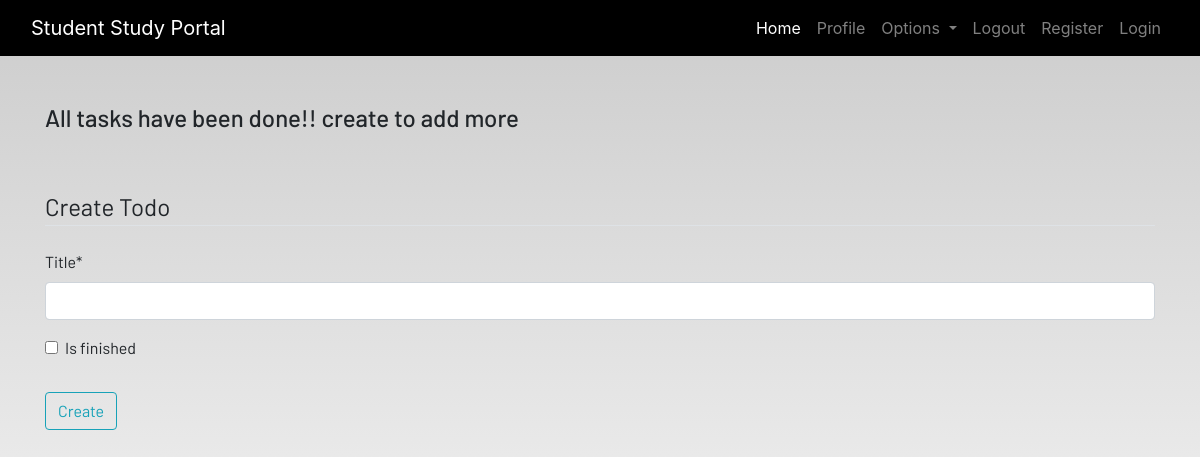
Page /todo (signed in) on the earlier database version.
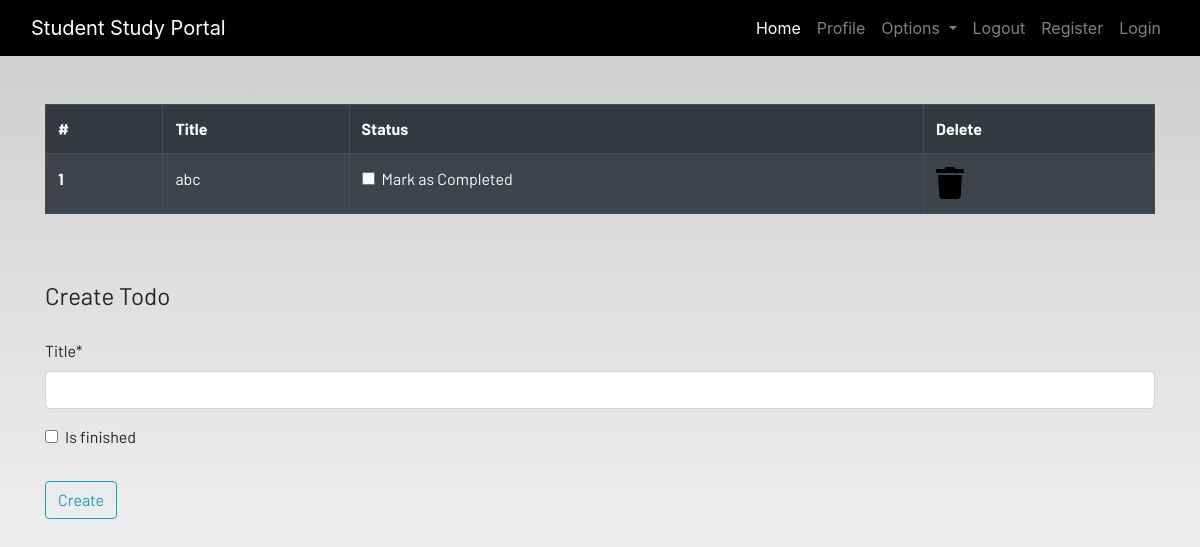
Same page on the later database version.
### myApp/models.py (models this page shows, shortened)
class Todo(models.Model):
    user = models.ForeignKey(User, on_delete=models.CASCADE)
    title = models.CharField(max_length=200)
    is_finished = models.BooleanField(default=False)

### myApp/views.py (the view)
# urls.py: path('todo', views.todo, name='todo'),
def todo(request):
    if request.method == "POST":
        form = TodoForm(request.POST)
        if form.is_valid():
            try:
                finished = request.POST['is_finished']
                if finished == 'on':
                    finished = True
                else:
                    finished = False
            except:
                finished = False
            todos = Todo(
                user=request.user, title=request.POST['title'], is_finished=finished)
            todos.save()
            messages.success(
                request, f'Todo Added from {request.user.username}!')
    else:
        form = TodoForm()
    todos = Todo.objects.filter(user=request.user)
    if len(todos) == 0:
        todos_done = True
    else:
        todos_done = False
    todos = zip(todos, range(1, len(todos)+1))
    context = {'form': form, 'todos': todos, 'todos_done': todos_done}
    return render(request, 'myApp/todo.html', context)

### myApp/forms.py
class TodoForm(forms.ModelForm):
    class Meta:
        model = Todo
        fields = ['title', 'is_finished']

### myApp/templates/myApp/todo.html (shortened to what this page needs)
{% extends 'myApp/base.html' %} {% load static %}
{% load crispy_forms_tags%}
{% block content %}
<div class="container">
    {% if not todos_done %}
    <table class="table table-striped table-bordered table-hover table-dark">
        <thead>
            <tr>
                <th scope="col">#</th>
                <th scope="col">Title</th>
                <th scope="col">Status</th>
                <th scope="col">Delete</th>
            </tr>
        </thead>
        <tbody>
            <tr>
                {% for todo,serial in todos %}
                <th scope="row">{{serial}}</th>
                <td>{{todo.title}}</td>
                <td>
                    <a href="{% url 'update-todo' todo.id %}">
                        <div class="form-check">
                            {%if todo.is_finished == True%}
                            <input class="form-check-input" type="checkbox" value="" checked id={{todo.id}}>
                            {%else%}
                            <input class="form-check-input" type="checkbox" value="" id={{todo.id}}>
                            {%endif%}
                            <label class="form-check-label text-light" for="flexCheckDefault">
                                Mark as Completed
                            </label>
                        </div>
                    </a>
                </td>
                <td><a href="{% url 'delete-todo' todo.id%}"><i class="fa fa-trash fa-2x"></i></a></td>
            </tr>
            {%endfor%}
        </tbody>
    </table>
    {%else%}
    <h4>All tasks have been done!! create to add more</h4>
    {% endif %}
</div><br><br>
<div class="container">
    <form method="POST">
        <fieldset class="form-group">
            <legend class="border-bottom mb-4">Create Todo</legend>
            {{ form|crispy }}
        </fieldset>
        <div class="form-group">
            <button href="" class="btn btn-outline-info" type="submit">
                Create
            </button>
        </div>
    </form>
</div>
{% endblock content %}

Differences in the rows shown:
added Todo: serial "1", title "abc"
Other differences:
text no longer shown: "All tasks have been done!! create to add more"
text now shown: "# Title Status Delete"
